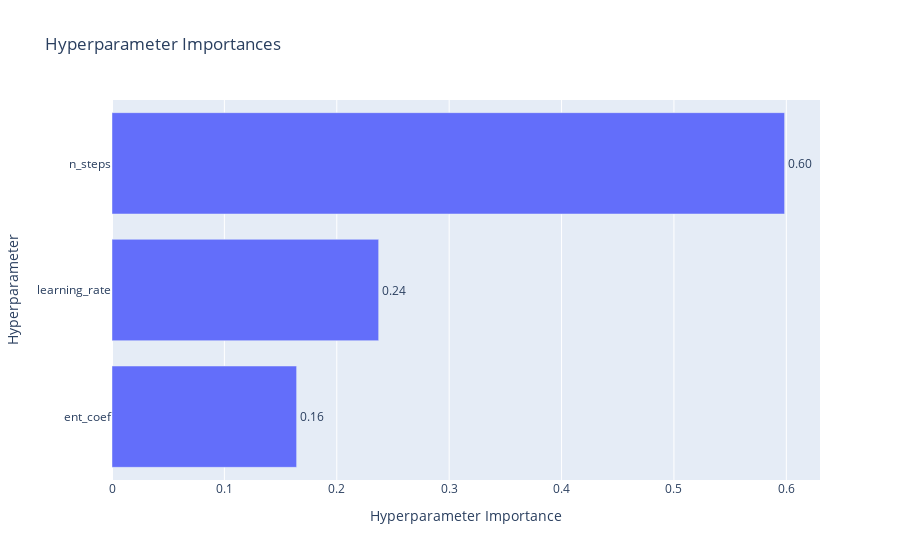

Notebook code cell kept with this figure:
### Code cell
#Hyperparamters importance
#Ent_coef is the most important
plot_param_importances(study)

### Figure 1 — Plotly figure (JSON) as saved in the notebook; plotly's stock layout.template omitted (floating-point values rounded to 4 significant figures)
{"data": [{"cliponaxis": false, "hovertemplate": ["ent_coef (FloatDistribution): 0.16427324767456444<extra></extra>", "learning_rate (FloatDistribution): 0.2372645510095233<extra></extra>", "n_steps (CategoricalDistribution): 0.5984622013159123<extra></extra>"], "name": "Objective Value", "orientation": "h", "text": ["0.16", "0.24", "0.60"], "textposition": "outside", "type": "bar", "x": [0.1643, 0.2373, 0.5985], "y": ["ent_coef", "learning_rate", "n_steps"]}], "layout": {"title": {"text": "Hyperparameter Importances"}, "xaxis": {"title": {"text": "Hyperparameter Importance"}}, "yaxis": {"title": {"text": "Hyperparameter"}}}}
